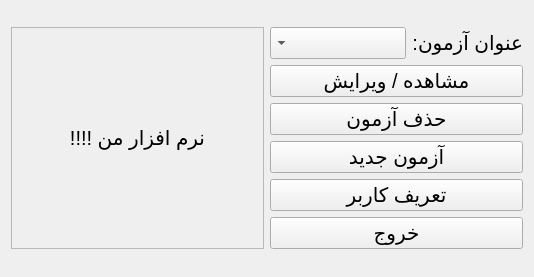
<?xml version="1.0" encoding="UTF-8"?>
<ui version="4.0">
 <class>designer</class>
 <widget class="QWidget" name="designer">
  <property name="geometry">
   <rect>
    <x>0</x>
    <y>0</y>
    <width>534</width>
    <height>277</height>
   </rect>
  </property>
  <property name="font">
   <font>
    <pointsize>15</pointsize>
   </font>
  </property>
  <property name="windowTitle">
   <string>مدیریت آزمون ها</string>
  </property>
  <property name="layoutDirection">
   <enum>Qt::RightToLeft</enum>
  </property>
  <layout class="QHBoxLayout" name="horizontalLayout">
   <item>
    <layout class="QGridLayout" name="gridLayout">
     <item row="0" column="1">
      <widget class="QFrame" name="frame">
       <property name="frameShape">
        <enum>QFrame::StyledPanel</enum>
       </property>
       <property name="frameShadow">
        <enum>QFrame::Raised</enum>
       </property>
       <layout class="QHBoxLayout" name="horizontalLayout_2">
        <item>
         <widget class="QLabel" name="label_2">
          <property name="text">
           <string>نرم افزار من !!!!</string>
          </property>
          <property name="alignment">
           <set>Qt::AlignCenter</set>
          </property>
         </widget>
        </item>
       </layout>
      </widget>
     </item>
     <item row="0" column="0">
      <layout class="QVBoxLayout" name="verticalLayout_2">
       <item>
        <layout class="QGridLayout" name="gridLayout_2">
         <item row="0" column="1">
          <widget class="QLabel" name="label">
           <property name="sizePolicy">
            <sizepolicy hsizetype="Fixed" vsizetype="Preferred">
             <horstretch>0</horstretch>
             <verstretch>0</verstretch>
            </sizepolicy>
           </property>
           <property name="text">
            <string>عنوان آزمون:</string>
           </property>
          </widget>
         </item>
         <item row="0" column="2">
          <widget class="QComboBox" name="cmbTest"/>
         </item>
        </layout>
       </item>
       <item>
        <widget class="QPushButton" name="btnEdit">
         <property name="text">
          <string>مشاهده / ویرایش</string>
         </property>
        </widget>
       </item>
       <item>
        <widget class="QPushButton" name="btnDelete">
         <property name="text">
          <string>حذف آزمون</string>
         </property>
        </widget>
       </item>
       <item>
        <widget class="QPushButton" name="btnNew">
         <property name="text">
          <string>آزمون جدید</string>
         </property>
        </widget>
       </item>
       <item>
        <widget class="QPushButton" name="btnCreateUser">
         <property name="text">
          <string>تعریف کاربر</string>
         </property>
        </widget>
       </item>
       <item>
        <widget class="QPushButton" name="btnExit">
         <property name="text">
          <string>خروج</string>
         </property>
        </widget>
       </item>
      </layout>
     </item>
    </layout>
   </item>
  </layout>
 </widget>
 <resources/>
 <connections/>
</ui>
